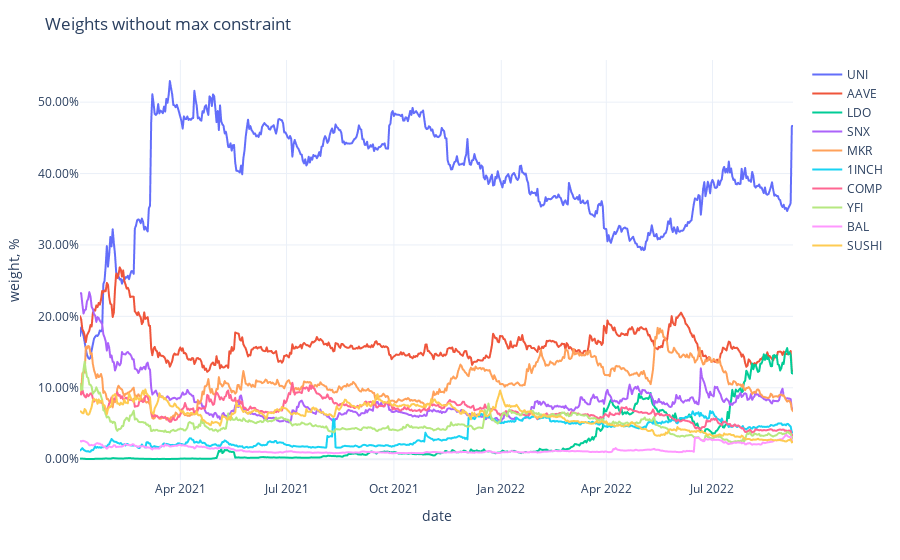

Notebook code cell kept with this figure:
### Code cell
fig = px.line(weights,
              labels={'value': 'weight, %', 'variable': ''})
fig.update_traces(
    hovertemplate="%{y}"
)
fig.update_yaxes(
    tickformat=".2%",
)
fig.update_xaxes(
    showspikes=True,
    spikethickness=2,
    spikedash="dot",
    spikecolor="#999999",
    spikemode="across",
)
fig.update_layout(
    ## showlegend=False,
    hovermode="x",
    hoverdistance=100,  ## Distance to show hover label of data point
    spikedistance=1000,  ## Distance to show spike
    template='plotly_white',
    title='Weights without max constraint'
)

### Figure 1 — Plotly figure (JSON) as saved in the notebook; plotly's stock layout.template omitted (floating-point values rounded to 4 significant figures; data arrays with more than 128 entries replaced by an {"elided": "..."} marker saying what was removed)
{"data": [{"hovertemplate": "%{y}", "legendgroup": "UNI", "line": {"color": "#636efa", "dash": "solid"}, "marker": {"symbol": "circle"}, "mode": "lines", "name": "UNI", "showlegend": true, "type": "scattergl", "x": {"elided": "612 str values"}, "xaxis": "x", "y": {"elided": "612 float values"}, "yaxis": "y"}, {"hovertemplate": "%{y}", "legendgroup": "AAVE", "line": {"color": "#EF553B", "dash": "solid"}, "marker": {"symbol": "circle"}, "mode": "lines", "name": "AAVE", "showlegend": true, "type": "scattergl", "x": {"elided": "612 str values"}, "xaxis": "x", "y": {"elided": "612 float values"}, "yaxis": "y"}, {"hovertemplate": "%{y}", "legendgroup": "LDO", "line": {"color": "#00cc96", "dash": "solid"}, "marker": {"symbol": "circle"}, "mode": "lines", "name": "LDO", "showlegend": true, "type": "scattergl", "x": {"elided": "612 str values"}, "xaxis": "x", "y": {"elided": "612 float values"}, "yaxis": "y"}, {"hovertemplate": "%{y}", "legendgroup": "SNX", "line": {"color": "#ab63fa", "dash": "solid"}, "marker": {"symbol": "circle"}, "mode": "lines", "name": "SNX", "showlegend": true, "type": "scattergl", "x": {"elided": "612 str values"}, "xaxis": "x", "y": {"elided": "612 float values"}, "yaxis": "y"}, {"hovertemplate": "%{y}", "legendgroup": "MKR", "line": {"color": "#FFA15A", "dash": "solid"}, "marker": {"symbol": "circle"}, "mode": "lines", "name": "MKR", "showlegend": true, "type": "scattergl", "x": {"elided": "612 str values"}, "xaxis": "x", "y": {"elided": "612 float values"}, "yaxis": "y"}, {"hovertemplate": "%{y}", "legendgroup": "1INCH", "line": {"color": "#19d3f3", "dash": "solid"}, "marker": {"symbol": "circle"}, "mode": "lines", "name": "1INCH", "showlegend": true, "type": "scattergl", "x": {"elided": "612 str values"}, "xaxis": "x", "y": {"elided": "612 float values"}, "yaxis": "y"}, {"hovertemplate": "%{y}", "legendgroup": "COMP", "line": {"color": "#FF6692", "dash": "solid"}, "marker": {"symbol": "circle"}, "mode": "lines", "name": "COMP", "showlegend": true, "type": "scattergl", "x": {"elided": "612 str values"}, "xaxis": "x", "y": {"elided": "612 float values"}, "yaxis": "y"}, {"hovertemplate": "%{y}", "legendgroup": "YFI", "line": {"color": "#B6E880", "dash": "solid"}, "marker": {"symbol": "circle"}, "mode": "lines", "name": "YFI", "showlegend": true, "type": "scattergl", "x": {"elided": "612 str values"}, "xaxis": "x", "y": {"elided": "612 float values"}, "yaxis": "y"}, {"hovertemplate": "%{y}", "legendgroup": "BAL", "line": {"color": "#FF97FF", "dash": "solid"}, "marker": {"symbol": "circle"}, "mode": "lines", "name": "BAL", "showlegend": true, "type": "scattergl", "x": {"elided": "612 str values"}, "xaxis": "x", "y": {"elided": "612 float values"}, "yaxis": "y"}, {"hovertemplate": "%{y}", "legendgroup": "SUSHI", "line": {"color": "#FECB52", "dash": "solid"}, "marker": {"symbol": "circle"}, "mode": "lines", "name": "SUSHI", "showlegend": true, "type": "scattergl", "x": {"elided": "612 str values"}, "xaxis": "x", "y": {"elided": "612 float values"}, "yaxis": "y"}], "layout": {"autosize": true, "hoverdistance": 100, "hovermode": "x", "legend": {"title": {"text": ""}, "tracegroupgap": 0}, "margin": {"t": 60}, "spikedistance": 1000, "title": {"text": "Weights without max constraint"}, "xaxis": {"anchor": "y", "autorange": true, "domain": [0, 1], "range": ["2021-01-05", "2022-09-08"], "showspikes": true, "spikecolor": "#999999", "spikedash": "dot", "spikemode": "across", "spikethickness": 2, "title": {"text": "date"}, "type": "date"}, "yaxis": {"anchor": "x", "autorange": true, "domain": [0, 1], "range": [-0.02914, 0.559], "tickformat": ".2%", "title": {"text": "weight, %"}, "type": "linear"}}}
